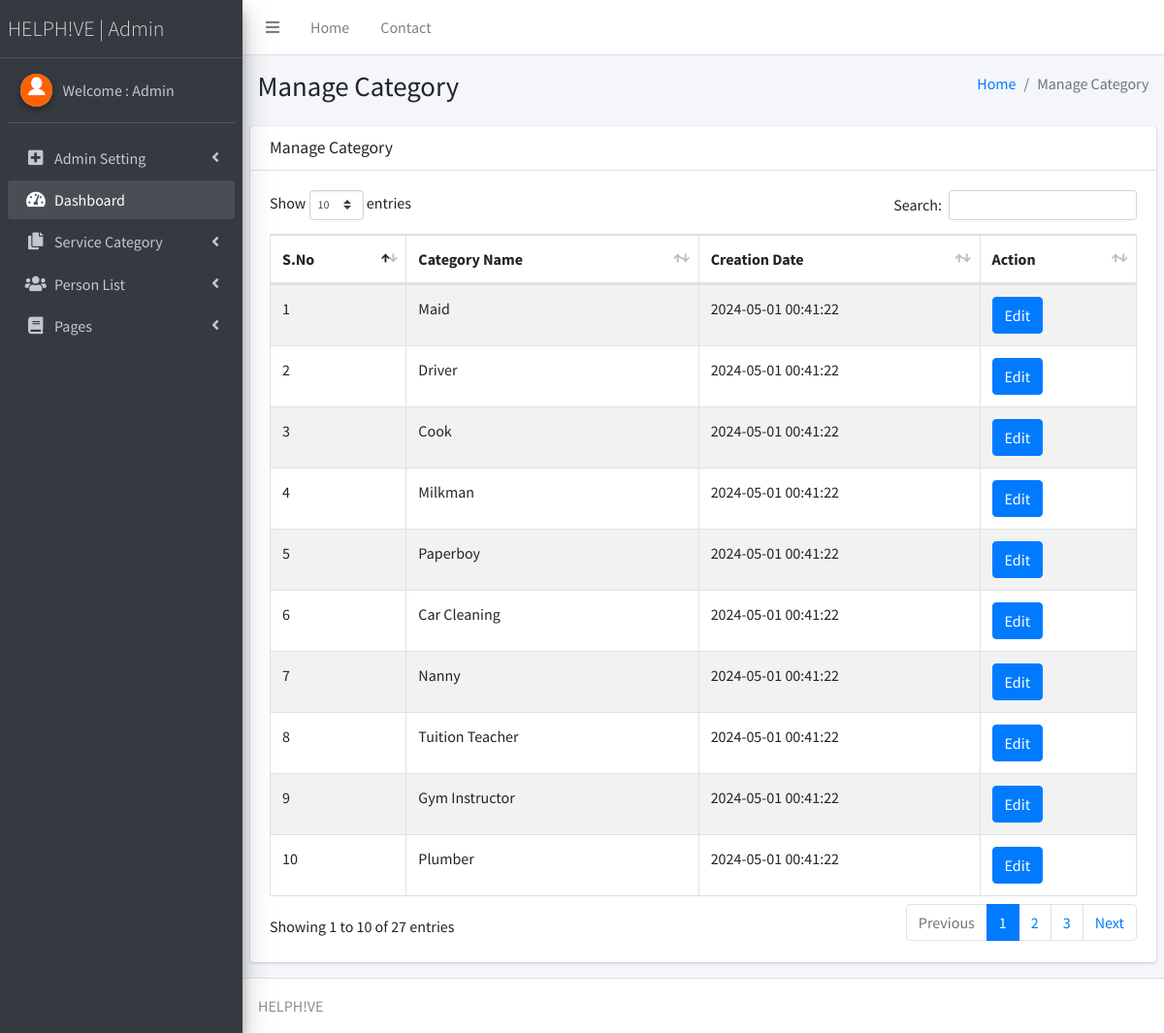
Page /admin/manage-category.php (signed in) on the committed database.
### tables this page shows
CREATE TABLE `tblcategory` (
  `ID` int(10) NOT NULL,
  `Category` varchar(100) DEFAULT NULL,
  `CreationDate` timestamp NULL DEFAULT current_timestamp()
);

### admin/manage-category.php (the view, shortened to what this page needs)
<?php
if (strlen($_SESSION['lssemsaid']==0)) {
  header('location:logout.php');
  } else{
  ?>
<!DOCTYPE html>
<html>
<head>
  <link rel="stylesheet" href="plugins/fontawesome-free/css/all.min.css">
  <link rel="stylesheet" href="https://code.ionicframework.com/ionicons/2.0.1/css/ionicons.min.css">
  <link rel="stylesheet" href="plugins/datatables-bs4/css/dataTables.bootstrap4.css">
  <link rel="stylesheet" href="dist/css/adminlte.min.css">
</head>
<body class="hold-transition sidebar-mini">
<div class="wrapper">
  <?php include_once('includes/header.php');?>
<?php include_once('includes/sidebar.php');?>
  <div class="content-wrapper">
    <section class="content-header">
      <div class="container-fluid">
        <div class="row mb-2">
          <div class="col-sm-6">
            <h1>Manage Category</h1>
          </div>
          <div class="col-sm-6">
            <ol class="breadcrumb float-sm-right">
              <li class="breadcrumb-item"><a href="dashboard.php">Home</a></li>
              <li class="breadcrumb-item active">Manage Category</li>
            </ol>
          </div>
        </div>
      </div>
    </section>
    <section class="content">
      <div class="row">
        <div class="col-12">
          <div class="card">
            <div class="card-header">
              <h3 class="card-title">Manage Category</h3>
            </div>
            <div class="card-body">
              <table id="example1" class="table table-bordered table-striped">
                <thead>
                <tr>
                  <th>S.No</th>
                  <th>Category Name</th>
                  <th>Creation Date</th>
                  <th>Action</th>
                </tr>
                </thead>
                 <?php
$sql="SELECT * from tblcategory";
$query = $dbh -> prepare($sql);
$query->execute();
$results=$query->fetchAll(PDO::FETCH_OBJ);
$cnt=1;
if($query->rowCount() > 0)
{
foreach($results as $row)
{               ?>
                <tr>
                  <td><?php echo htmlentities($cnt);?></td>
                  <td><?php  echo htmlentities($row->Category);?>
                  </td>
                  <td><?php  echo htmlentities($row->CreationDate);?></td>
                  <td> <a href="edit-category-detail.php?editid=<?php echo htmlentities ($row->ID);?>" class="btn btn-primary">Edit</a></td>
                </tr>
                <?php $cnt=$cnt+1;}} ?>
              </table>
            </div>
          </div>
        </div>
      </div>
    </section>
  </div>
 <?php include_once('includes/footer.php');?>
</div>
</body>
</html>
<?php }  ?>

### admin/includes/sidebar.php (shortened to what this page needs)
  <aside class="main-sidebar sidebar-dark-primary elevation-4">
    <a href="dashboard.php" class="brand-link" style="font-weight:bold; font-size:22px;">
      <span class="brand-text font-weight-light"> HELPH!VE | Admin</span>
    </a>
    <div class="sidebar">
      <div class="user-panel mt-3 pb-3 mb-3 d-flex">
        <div class="image">
          <img src="dist/img/download.png" class="img-circle elevation-2" alt="User Image">
        </div>
        <div class="info">
<?php
$aid=$_SESSION['lssemsaid'];
$sql="SELECT AdminName from  tbladmin where ID=:aid";
$query = $dbh -> prepare($sql);
$query->bindParam(':aid',$aid,PDO::PARAM_STR);
$query->execute();
$results=$query->fetchAll(PDO::FETCH_OBJ);
$cnt=1;
if($query->rowCount() > 0)
{
foreach($results as $row)
{               ?>
          <a href="admin-profile.php" class="d-block">Welcome : <?php  echo $row->AdminName;?></a>
          <?php $cnt=$cnt+1;}} ?>
        </div>
      </div>
      <nav class="mt-2">
        <ul class="nav nav-pills nav-sidebar flex-column" data-widget="treeview" role="menu" data-accordion="false">
            <li class="nav-item has-treeview">
            <a href="#" class="nav-link">
              <i class="nav-icon fas fa-plus-square"></i>
              <p>
                Admin Setting
                <i class="fas fa-angle-left right"></i>
              </p>
            </a>
          </li>
          <li class="nav-item has-treeview menu-open">
            <a href="dashboard.php" class="nav-link">
              <i class="nav-icon fas fa-tachometer-alt"></i>
              <p>
                Dashboard
               </p>
            </a>
          </li>
          <li class="nav-item has-treeview">
            <a href="#" class="nav-link">
              <i class="nav-icon fas fa-copy"></i>
              <p>
                Service Category
                <i class="fas fa-angle-left right"></i>
              </p>
            </a>
          </li>
          <li class="nav-item has-treeview">
            <a href="#" class="nav-link">
              <i class="nav-icon fas fa-users"></i>
              <p>
                Person List
                <i class="right fas fa-angle-left"></i>
              </p>
            </a>
          </li>
          <li class="nav-item has-treeview">
            <a href="#" class="nav-link">
              <i class="nav-icon fas fa-book"></i>
              <p>
                Pages
                <i class="fas fa-angle-left right"></i>
              </p>
            </a>
          </li>
        </ul>
      </nav>
    </div>
  </aside>

### rows in the picture
tblcategory: Category "Maid", CreationDate "2024-05-01 00:41:22"
tblcategory: Category "Driver", CreationDate "2024-05-01 00:41:22"
tblcategory: Category "Cook", CreationDate "2024-05-01 00:41:22"
tblcategory: Category "Milkman", CreationDate "2024-05-01 00:41:22"
tblcategory: Category "Paperboy", CreationDate "2024-05-01 00:41:22"
tblcategory: Category "Car Cleaning", CreationDate "2024-05-01 00:41:22"
tblcategory: Category "Nanny", CreationDate "2024-05-01 00:41:22"
tblcategory: Category "Tuition Teacher", CreationDate "2024-05-01 00:41:22"
tblcategory: Category "Gym Instructor", CreationDate "2024-05-01 00:41:22"
tblcategory: Category "Plumber", CreationDate "2024-05-01 00:41:22"

### other values in the picture
$row->AdminName "Admin"
